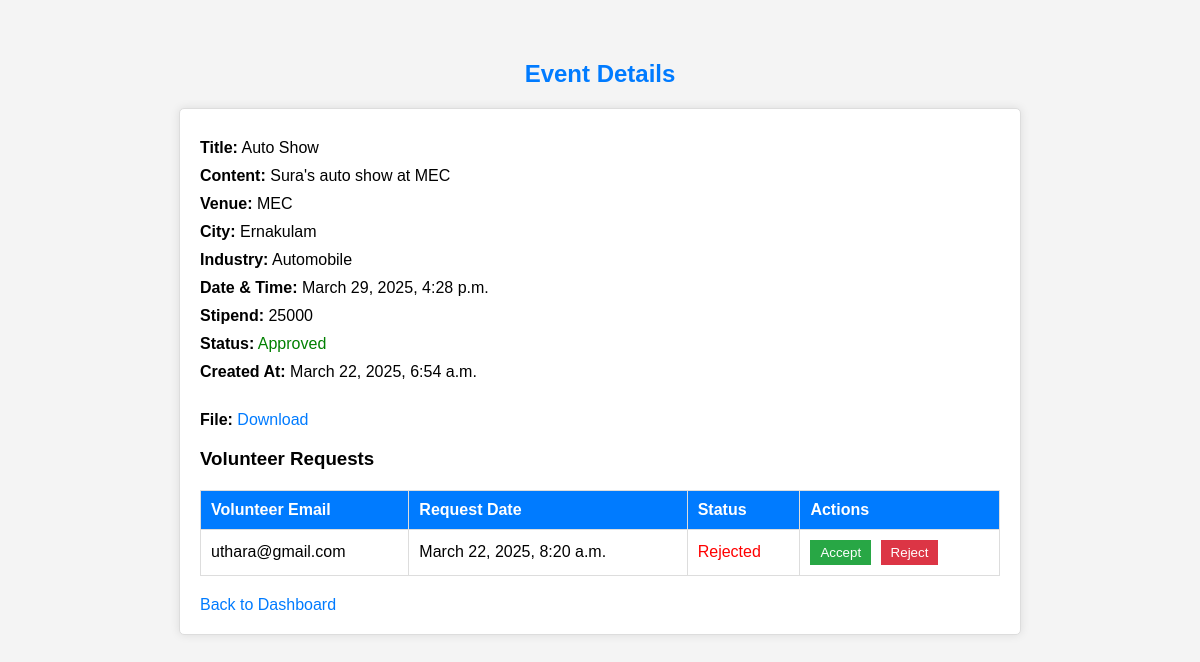
Page /User/event-detail/1/ (signed in) on the committed database.
### User/models.py (models this page shows)
class tbl_event(models.Model):
    event_title=models.CharField(max_length=30)
    event_content=models.CharField(max_length=30)
    event_datetime=models.DateTimeField()
    event_file=models.FileField(upload_to="Assets/Files/User")
    event_created_at = models.DateTimeField(auto_now_add=True)
    event_venue=models.CharField(max_length=30)
    event_city=models.ForeignKey(tbl_city,on_delete=models.CASCADE)
    event_stipend=models.CharField(max_length=30)
    event_status=models.IntegerField(default=0)
    industry=models.ForeignKey(tbl_industry,on_delete=models.CASCADE)
    user=models.ForeignKey(tbl_user,on_delete=models.CASCADE)

class tbl_industry(models.Model):
    user_id = models.ForeignKey(tbl_user, on_delete=models.CASCADE)
    industry_name = models.CharField(max_length=100, unique=True)

class tbl_request(models.Model):
    request_datetime = models.DateTimeField(auto_now_add=True)
    event = models.ForeignKey(tbl_event, on_delete=models.CASCADE, related_name='requests')
    user = models.ForeignKey(tbl_user, on_delete=models.CASCADE, related_name='volunteer_requests')
    request_status = models.IntegerField(default=0)

### Admin/models.py (models this page shows)
class tbl_city(models.Model):
    name = models.CharField(max_length=100)
    state = models.ForeignKey(tbl_state, on_delete=models.CASCADE)

### Guest/models.py (models this page shows)
class tbl_user(models.Model):
    user_email = models.EmailField(max_length=50, unique=True)
    user_name = models.CharField(max_length=50, null=True, blank=True)
    user_username = models.CharField(max_length=50, null=True, blank=True)
    user_contact = models.CharField(max_length=10, null=True, blank=True)
    user_address = models.CharField(max_length=100, null=True, blank=True)
    user_password = models.CharField(max_length=128, null=True, blank=True)  # Store hashed password
    user_city = models.ForeignKey(tbl_city, on_delete=models.CASCADE, null=True)
    user_photo = models.FileField(upload_to='assets/File/user/', null=True, blank=True)
    user_gender = models.CharField(max_length=100, null=True, blank=True)
    user_bio = models.TextField(null=True, blank=True)
    user_links = models.TextField(null=True, blank=True)  # Store as JSON (GitHub, LinkedIn, etc.)
    user_degree_type = models.CharField(max_length=50, null=True, blank=True)
    user_institution = models.CharField(max_length=100, null=True, blank=True)
    user_field_of_study = models.CharField(max_length=100, null=True, blank=True)
    user_graduation_month = models.IntegerField(null=True, blank=True)  # Store as month number (1-12)
    user_graduation_year = models.IntegerField(null=True, blank=True)  # Store as year (YYYY)
    user_emergency_name = models.CharField(max_length=100, null=True, blank=True)
    user_emergency_phone = models.CharField(max_length=15, null=True, blank=True)
    user_organization_name = models.CharField(max_length=100, null=True, blank=True)
    user_job_title = models.CharField(max_length=100, null=True, blank=True)
    user_industry = models.CharField(max_length=100, null=True, blank=True)
    user_location = models.CharField(max_length=100, null=True, blank=True)
    user_official_address = models.CharField(max_length=200, null=True, blank=True)
    user_official_contact_number = models.CharField(max_length=15, null=True, blank=True)
    is_basic_profile_complete = models.BooleanField(default=False)
    is_volunteer_profile_complete = models.BooleanField(default=False)
    is_organizer_profile_complete = models.BooleanField(default=False)
    user_type = models.CharField(max_length=10, choices=USER_TYPES, default='volunteer')

### User/views.py (the view, shortened to what this page needs)
# urls.py: path('event-detail/<int:event_id>/', views.event_detail, name='event_detail'),
def event_detail(request, event_id):
    if 'u_id' not in request.session:
        return redirect('Guest:login')
    user = tbl_user.objects.get(id=request.session['u_id'])
    if user.user_type != "organizer":
        return redirect('Guest:user_who')
    try:
        event = tbl_event.objects.get(id=event_id, user=user)
    except tbl_event.DoesNotExist:
        return render(request, 'User/event_detail.html', {'error': "Event not found or you don’t have access."})
    requests = tbl_request.objects.filter(event=event).select_related('user')
    return render(request, 'User/event_detail.html', {
        'event': event,
        'requests': requests
    })

### User/templates/User/event_detail.html (shortened to what this page needs)
<!DOCTYPE html>
<html lang="en">
<head>
</head>
<body>
    <h2>Event Details</h2>
    {% if event %}
        <div class="event-details">
            <p><strong>Title:</strong> {{ event.event_title }}</p>
            <p><strong>Content:</strong> {{ event.event_content }}</p>
            <p><strong>Venue:</strong> {{ event.event_venue }}</p>
            <p><strong>City:</strong> {{ event.event_city.name }}</p>
            <p><strong>Industry:</strong> {{ event.industry.industry_name }}</p>
            <p><strong>Date & Time:</strong> {{ event.event_datetime }}</p>
            <p><strong>Stipend:</strong> {{ event.event_stipend }}</p>
            <p><strong>Status:</strong>
                <span class="{% if event.event_status == 0 %}status-pending{% elif event.event_status == 1 %}status-approved{% else %}status-rejected{% endif %}">
                    {% if event.event_status == 0 %}Pending{% elif event.event_status == 1 %}Approved{% else %}Rejected{% endif %}
                </span>
            </p>
            <p><strong>Created At:</strong> {{ event.event_created_at }}</p>
            <p><strong>File:</strong>
                {% if event.event_file %}
                    <a href="{{ event.event_file.url }}" target="_blank">Download</a>
                {% else %}
                    None
                {% endif %}
            </p>
            <h3>Volunteer Requests</h3>
            <table class="requests-table">
                <thead>
                    <tr>
                        <th>Volunteer Email</th>
                        <th>Request Date</th>
                        <th>Status</th>
                        <th>Actions</th>
                    </tr>
                </thead>
                <tbody>
                    {% for req in requests %}
                        <tr>
                            <td>{{ req.user.user_email }}</td>
                            <td>{{ req.request_datetime }}</td>
                            <td class="{% if req.request_status == 0 %}status-pending{% elif req.request_status == 1 %}status-approved{% else %}status-rejected{% endif %}">
                                {% if req.request_status == 0 %}Pending{% elif req.request_status == 1 %}Accepted{% else %}Rejected{% endif %}
                            </td>
                            <td>
                                <form method="post" style="display: inline;">
                                    <input type="submit" value="Accept" class="accept-btn">
                                </form>
                                <form method="post" style="display: inline;">
                                    <input type="submit" value="Reject" class="reject-btn">
                                </form>
                            </td>
                        </tr>
                    {% empty %}
                        <tr>
                            <td colspan="4">No volunteer requests yet.</td>
                        </tr>
                    {% endfor %}
                </tbody>
            </table>
            <a href="{% url 'User:organizer_dashboard' %}">Back to Dashboard</a>
        </div>
    {% endif %}
</body>
</html>

### User/templates/User/event_detail.html (style rules this page uses)
body { font-family: Arial, sans-serif; margin: 20px; padding: 20px; background-color: #f4f4f4; }
h2 { text-align: center; color: #007BFF; }
.event-details { background: white; border: 1px solid #ddd; border-radius: 5px; max-width: 800px; margin: 20px auto; padding: 20px; box-shadow: 0px 0px 10px rgba(0, 0, 0, 0.1); }
.event-details p { margin: 10px 0; }
.requests-table { width: 100%; border-collapse: collapse; margin-top: 20px; }
.requests-table th, .requests-table td { padding: 10px; text-align: left; border: 1px solid #ddd; }
.requests-table th { background-color: #007BFF; color: white; }
.status-approved { color: green; }
.status-rejected { color: red; }
.accept-btn { background-color: #28a745; color: white; border: none; padding: 5px 10px; cursor: pointer; margin-right: 5px; }
.reject-btn { background-color: #dc3545; color: white; border: none; padding: 5px 10px; cursor: pointer; }
a { display: inline-block; margin-top: 20px; color: #007BFF; text-decoration: none; }

### rows in the picture
tbl_event: event_title "Auto Show", event_content "Sura's auto show at MEC", event_venue "MEC", event_city.name "Ernakulam", industry.industry_name "Automobile", event_datetime "March 29, 2025, 4:28 p.m.", event_stipend "25000", event_created_at "March 22, 2025, 6:54 a.m."
tbl_request: user.user_email "uthara@gmail.com", request_datetime "March 22, 2025, 8:20 a.m.", request_status "Rejected"
